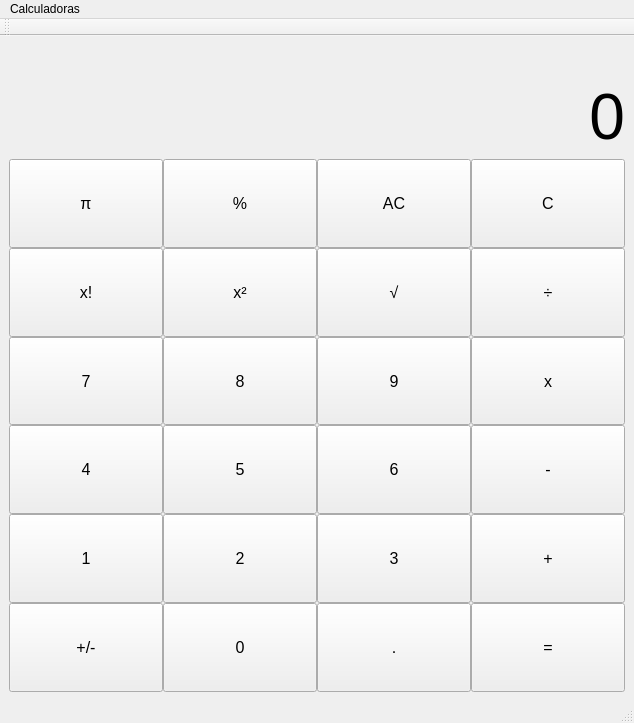
<?xml version="1.0" encoding="UTF-8"?>
<ui version="4.0">
 <class>MainWindow</class>
 <widget class="QMainWindow" name="MainWindow">
  <property name="geometry">
   <rect>
    <x>0</x>
    <y>0</y>
    <width>634</width>
    <height>723</height>
   </rect>
  </property>
  <property name="windowTitle">
   <string>MainWindow</string>
  </property>
  <widget class="QWidget" name="centralwidget">
   <property name="sizePolicy">
    <sizepolicy hsizetype="Preferred" vsizetype="Fixed">
     <horstretch>0</horstretch>
     <verstretch>0</verstretch>
    </sizepolicy>
   </property>
   <layout class="QVBoxLayout" name="verticalLayout">
    <item>
     <widget class="QLabel" name="upper_screen">
      <property name="maximumSize">
       <size>
        <width>16777215</width>
        <height>30</height>
       </size>
      </property>
      <property name="text">
       <string/>
      </property>
      <property name="alignment">
       <set>Qt::AlignRight|Qt::AlignTrailing|Qt::AlignVCenter</set>
      </property>
     </widget>
    </item>
    <item>
     <widget class="QLabel" name="screen">
      <property name="sizePolicy">
       <sizepolicy hsizetype="Preferred" vsizetype="Maximum">
        <horstretch>0</horstretch>
        <verstretch>0</verstretch>
       </sizepolicy>
      </property>
      <property name="font">
       <font>
        <pointsize>48</pointsize>
       </font>
      </property>
      <property name="frameShape">
       <enum>QFrame::NoFrame</enum>
      </property>
      <property name="text">
       <string>0</string>
      </property>
      <property name="scaledContents">
       <bool>false</bool>
      </property>
      <property name="alignment">
       <set>Qt::AlignRight|Qt::AlignTrailing|Qt::AlignVCenter</set>
      </property>
     </widget>
    </item>
    <item>
     <layout class="QGridLayout" name="gridLayout">
      <property name="sizeConstraint">
       <enum>QLayout::SetDefaultConstraint</enum>
      </property>
      <property name="spacing">
       <number>0</number>
      </property>
      <item row="0" column="2">
       <widget class="QPushButton" name="pushButton_3">
        <property name="sizePolicy">
         <sizepolicy hsizetype="Minimum" vsizetype="Minimum">
          <horstretch>0</horstretch>
          <verstretch>0</verstretch>
         </sizepolicy>
        </property>
        <property name="font">
         <font>
          <pointsize>12</pointsize>
          <weight>50</weight>
          <bold>false</bold>
         </font>
        </property>
        <property name="text">
         <string>AC</string>
        </property>
       </widget>
      </item>
      <item row="3" column="0">
       <widget class="QPushButton" name="button_4">
        <property name="sizePolicy">
         <sizepolicy hsizetype="Minimum" vsizetype="Minimum">
          <horstretch>0</horstretch>
          <verstretch>0</verstretch>
         </sizepolicy>
        </property>
        <property name="font">
         <font>
          <pointsize>12</pointsize>
          <weight>50</weight>
          <bold>false</bold>
         </font>
        </property>
        <property name="styleSheet">
         <string notr="true"/>
        </property>
        <property name="text">
         <string>4</string>
        </property>
       </widget>
      </item>
      <item row="5" column="2">
       <widget class="QPushButton" name="button_dot">
        <property name="sizePolicy">
         <sizepolicy hsizetype="Minimum" vsizetype="Minimum">
          <horstretch>0</horstretch>
          <verstretch>0</verstretch>
         </sizepolicy>
        </property>
        <property name="font">
         <font>
          <pointsize>12</pointsize>
          <weight>50</weight>
          <bold>false</bold>
         </font>
        </property>
        <property name="text">
         <string>.</string>
        </property>
       </widget>
      </item>
      <item row="1" column="1">
       <widget class="QPushButton" name="button_power">
        <property name="sizePolicy">
         <sizepolicy hsizetype="Minimum" vsizetype="Minimum">
          <horstretch>0</horstretch>
          <verstretch>0</verstretch>
         </sizepolicy>
        </property>
        <property name="font">
         <font>
          <pointsize>12</pointsize>
          <weight>50</weight>
          <bold>false</bold>
         </font>
        </property>
        <property name="text">
         <string>x²</string>
        </property>
       </widget>
      </item>
      <item row="3" column="2">
       <widget class="QPushButton" name="button_6">
        <property name="sizePolicy">
         <sizepolicy hsizetype="Minimum" vsizetype="Minimum">
          <horstretch>0</horstretch>
          <verstretch>0</verstretch>
         </sizepolicy>
        </property>
        <property name="font">
         <font>
          <pointsize>12</pointsize>
          <weight>50</weight>
          <bold>false</bold>
         </font>
        </property>
        <property name="styleSheet">
         <string notr="true"/>
        </property>
        <property name="text">
         <string>6</string>
        </property>
       </widget>
      </item>
      <item row="0" column="3">
       <widget class="QPushButton" name="clear_screen_button">
        <property name="sizePolicy">
         <sizepolicy hsizetype="Minimum" vsizetype="Minimum">
          <horstretch>0</horstretch>
          <verstretch>0</verstretch>
         </sizepolicy>
        </property>
        <property name="font">
         <font>
          <pointsize>12</pointsize>
          <weight>50</weight>
          <bold>false</bold>
         </font>
        </property>
        <property name="text">
         <string>C</string>
        </property>
       </widget>
      </item>
      <item row="3" column="3">
       <widget class="QPushButton" name="button_minus">
        <property name="sizePolicy">
         <sizepolicy hsizetype="Minimum" vsizetype="Minimum">
          <horstretch>0</horstretch>
          <verstretch>0</verstretch>
         </sizepolicy>
        </property>
        <property name="font">
         <font>
          <pointsize>12</pointsize>
          <weight>50</weight>
          <bold>false</bold>
         </font>
        </property>
        <property name="text">
         <string>-</string>
        </property>
       </widget>
      </item>
      <item row="5" column="0">
       <widget class="QPushButton" name="pushButton_17">
        <property name="sizePolicy">
         <sizepolicy hsizetype="Minimum" vsizetype="Minimum">
          <horstretch>0</horstretch>
          <verstretch>0</verstretch>
         </sizepolicy>
        </property>
        <property name="font">
         <font>
          <pointsize>12</pointsize>
          <weight>50</weight>
          <bold>false</bold>
         </font>
        </property>
        <property name="text">
         <string>+/-</string>
        </property>
       </widget>
      </item>
      <item row="4" column="3">
       <widget class="QPushButton" name="button_plus">
        <property name="sizePolicy">
         <sizepolicy hsizetype="Minimum" vsizetype="Minimum">
          <horstretch>0</horstretch>
          <verstretch>0</verstretch>
         </sizepolicy>
        </property>
        <property name="font">
         <font>
          <pointsize>12</pointsize>
          <weight>50</weight>
          <bold>false</bold>
         </font>
        </property>
        <property name="text">
         <string>+</string>
        </property>
       </widget>
      </item>
      <item row="2" column="0">
       <widget class="QPushButton" name="button_7">
        <property name="sizePolicy">
         <sizepolicy hsizetype="Minimum" vsizetype="Minimum">
          <horstretch>0</horstretch>
          <verstretch>0</verstretch>
         </sizepolicy>
        </property>
        <property name="font">
         <font>
          <pointsize>12</pointsize>
          <weight>50</weight>
          <bold>false</bold>
         </font>
        </property>
        <property name="styleSheet">
         <string notr="true"/>
        </property>
        <property name="text">
         <string>7</string>
        </property>
       </widget>
      </item>
      <item row="0" column="1">
       <widget class="QPushButton" name="pushButton_2">
        <property name="sizePolicy">
         <sizepolicy hsizetype="Minimum" vsizetype="Minimum">
          <horstretch>0</horstretch>
          <verstretch>0</verstretch>
         </sizepolicy>
        </property>
        <property name="font">
         <font>
          <pointsize>12</pointsize>
          <weight>50</weight>
          <bold>false</bold>
         </font>
        </property>
        <property name="text">
         <string>%</string>
        </property>
       </widget>
      </item>
      <item row="4" column="0">
       <widget class="QPushButton" name="button_1">
        <property name="sizePolicy">
         <sizepolicy hsizetype="Minimum" vsizetype="Minimum">
          <horstretch>0</horstretch>
          <verstretch>0</verstretch>
         </sizepolicy>
        </property>
        <property name="font">
         <font>
          <pointsize>12</pointsize>
          <weight>50</weight>
          <bold>false</bold>
         </font>
        </property>
        <property name="styleSheet">
         <string notr="true"/>
        </property>
        <property name="text">
         <string>1</string>
        </property>
       </widget>
      </item>
      <item row="4" column="1">
       <widget class="QPushButton" name="button_2">
        <property name="sizePolicy">
         <sizepolicy hsizetype="Minimum" vsizetype="Minimum">
          <horstretch>0</horstretch>
          <verstretch>0</verstretch>
         </sizepolicy>
        </property>
        <property name="font">
         <font>
          <pointsize>12</pointsize>
          <weight>50</weight>
          <bold>false</bold>
         </font>
        </property>
        <property name="styleSheet">
         <string notr="true"/>
        </property>
        <property name="text">
         <string>2</string>
        </property>
       </widget>
      </item>
      <item row="1" column="2">
       <widget class="QPushButton" name="pushButton_23">
        <property name="sizePolicy">
         <sizepolicy hsizetype="Minimum" vsizetype="Minimum">
          <horstretch>0</horstretch>
          <verstretch>0</verstretch>
         </sizepolicy>
        </property>
        <property name="font">
         <font>
          <pointsize>12</pointsize>
          <weight>50</weight>
          <bold>false</bold>
         </font>
        </property>
        <property name="text">
         <string>√</string>
        </property>
       </widget>
      </item>
      <item row="2" column="3">
       <widget class="QPushButton" name="button_mult">
        <property name="sizePolicy">
         <sizepolicy hsizetype="Minimum" vsizetype="Minimum">
          <horstretch>0</horstretch>
          <verstretch>0</verstretch>
         </sizepolicy>
        </property>
        <property name="font">
         <font>
          <pointsize>12</pointsize>
          <weight>50</weight>
          <bold>false</bold>
         </font>
        </property>
        <property name="text">
         <string>x</string>
        </property>
       </widget>
      </item>
      <item row="1" column="3">
       <widget class="QPushButton" name="button_div">
        <property name="sizePolicy">
         <sizepolicy hsizetype="Minimum" vsizetype="Minimum">
          <horstretch>0</horstretch>
          <verstretch>0</verstretch>
         </sizepolicy>
        </property>
        <property name="font">
         <font>
          <pointsize>12</pointsize>
          <weight>50</weight>
          <bold>false</bold>
         </font>
        </property>
        <property name="text">
         <string>÷</string>
        </property>
       </widget>
      </item>
      <item row="1" column="0">
       <widget class="QPushButton" name="button_factorial">
        <property name="sizePolicy">
         <sizepolicy hsizetype="Minimum" vsizetype="Minimum">
          <horstretch>0</horstretch>
          <verstretch>0</verstretch>
         </sizepolicy>
        </property>
        <property name="font">
         <font>
          <pointsize>12</pointsize>
          <weight>50</weight>
          <bold>false</bold>
         </font>
        </property>
        <property name="layoutDirection">
         <enum>Qt::LeftToRight</enum>
        </property>
        <property name="text">
         <string>x!</string>
        </property>
       </widget>
      </item>
      <item row="0" column="0">
       <widget class="QPushButton" name="pushButton_21">
        <property name="sizePolicy">
         <sizepolicy hsizetype="Minimum" vsizetype="Minimum">
          <horstretch>0</horstretch>
          <verstretch>0</verstretch>
         </sizepolicy>
        </property>
        <property name="font">
         <font>
          <pointsize>12</pointsize>
          <weight>50</weight>
          <bold>false</bold>
         </font>
        </property>
        <property name="layoutDirection">
         <enum>Qt::LeftToRight</enum>
        </property>
        <property name="text">
         <string>π</string>
        </property>
       </widget>
      </item>
      <item row="3" column="1">
       <widget class="QPushButton" name="button_5">
        <property name="sizePolicy">
         <sizepolicy hsizetype="Minimum" vsizetype="Minimum">
          <horstretch>0</horstretch>
          <verstretch>0</verstretch>
         </sizepolicy>
        </property>
        <property name="font">
         <font>
          <pointsize>12</pointsize>
          <weight>50</weight>
          <bold>false</bold>
         </font>
        </property>
        <property name="styleSheet">
         <string notr="true"/>
        </property>
        <property name="text">
         <string>5</string>
        </property>
       </widget>
      </item>
      <item row="5" column="1">
       <widget class="QPushButton" name="button_0">
        <property name="sizePolicy">
         <sizepolicy hsizetype="Minimum" vsizetype="Minimum">
          <horstretch>0</horstretch>
          <verstretch>0</verstretch>
         </sizepolicy>
        </property>
        <property name="font">
         <font>
          <pointsize>12</pointsize>
          <weight>50</weight>
          <bold>false</bold>
         </font>
        </property>
        <property name="styleSheet">
         <string notr="true"/>
        </property>
        <property name="text">
         <string>0</string>
        </property>
       </widget>
      </item>
      <item row="2" column="2">
       <widget class="QPushButton" name="button_9">
        <property name="sizePolicy">
         <sizepolicy hsizetype="Minimum" vsizetype="Minimum">
          <horstretch>0</horstretch>
          <verstretch>0</verstretch>
         </sizepolicy>
        </property>
        <property name="font">
         <font>
          <pointsize>12</pointsize>
          <weight>50</weight>
          <bold>false</bold>
         </font>
        </property>
        <property name="styleSheet">
         <string notr="true"/>
        </property>
        <property name="text">
         <string>9</string>
        </property>
       </widget>
      </item>
      <item row="2" column="1">
       <widget class="QPushButton" name="button_8">
        <property name="sizePolicy">
         <sizepolicy hsizetype="Minimum" vsizetype="Minimum">
          <horstretch>0</horstretch>
          <verstretch>0</verstretch>
         </sizepolicy>
        </property>
        <property name="font">
         <font>
          <pointsize>12</pointsize>
          <weight>50</weight>
          <bold>false</bold>
         </font>
        </property>
        <property name="styleSheet">
         <string notr="true"/>
        </property>
        <property name="text">
         <string>8</string>
        </property>
       </widget>
      </item>
      <item row="5" column="3">
       <widget class="QPushButton" name="button_equal">
        <property name="sizePolicy">
         <sizepolicy hsizetype="Minimum" vsizetype="Minimum">
          <horstretch>0</horstretch>
          <verstretch>0</verstretch>
         </sizepolicy>
        </property>
        <property name="font">
         <font>
          <pointsize>12</pointsize>
          <weight>50</weight>
          <bold>false</bold>
         </font>
        </property>
        <property name="text">
         <string>=</string>
        </property>
       </widget>
      </item>
      <item row="4" column="2">
       <widget class="QPushButton" name="button_3">
        <property name="sizePolicy">
         <sizepolicy hsizetype="Minimum" vsizetype="Minimum">
          <horstretch>0</horstretch>
          <verstretch>0</verstretch>
         </sizepolicy>
        </property>
        <property name="font">
         <font>
          <pointsize>12</pointsize>
          <weight>50</weight>
          <bold>false</bold>
         </font>
        </property>
        <property name="styleSheet">
         <string notr="true"/>
        </property>
        <property name="text">
         <string>3</string>
        </property>
       </widget>
      </item>
     </layout>
    </item>
   </layout>
  </widget>
  <widget class="QMenuBar" name="menubar">
   <property name="geometry">
    <rect>
     <x>0</x>
     <y>0</y>
     <width>634</width>
     <height>26</height>
    </rect>
   </property>
   <widget class="QMenu" name="menuCalculadoras">
    <property name="title">
     <string>Calculadoras</string>
    </property>
    <addaction name="actionTablas_de_multiplicar"/>
   </widget>
   <addaction name="menuCalculadoras"/>
  </widget>
  <widget class="QStatusBar" name="statusbar"/>
  <widget class="QToolBar" name="toolBar">
   <property name="windowTitle">
    <string>toolBar</string>
   </property>
   <attribute name="toolBarArea">
    <enum>TopToolBarArea</enum>
   </attribute>
   <attribute name="toolBarBreak">
    <bool>false</bool>
   </attribute>
  </widget>
  <action name="actionTablas_de_multiplicar">
   <property name="text">
    <string>Tablas de multiplicar</string>
   </property>
  </action>
 </widget>
 <resources/>
 <connections/>
</ui>
